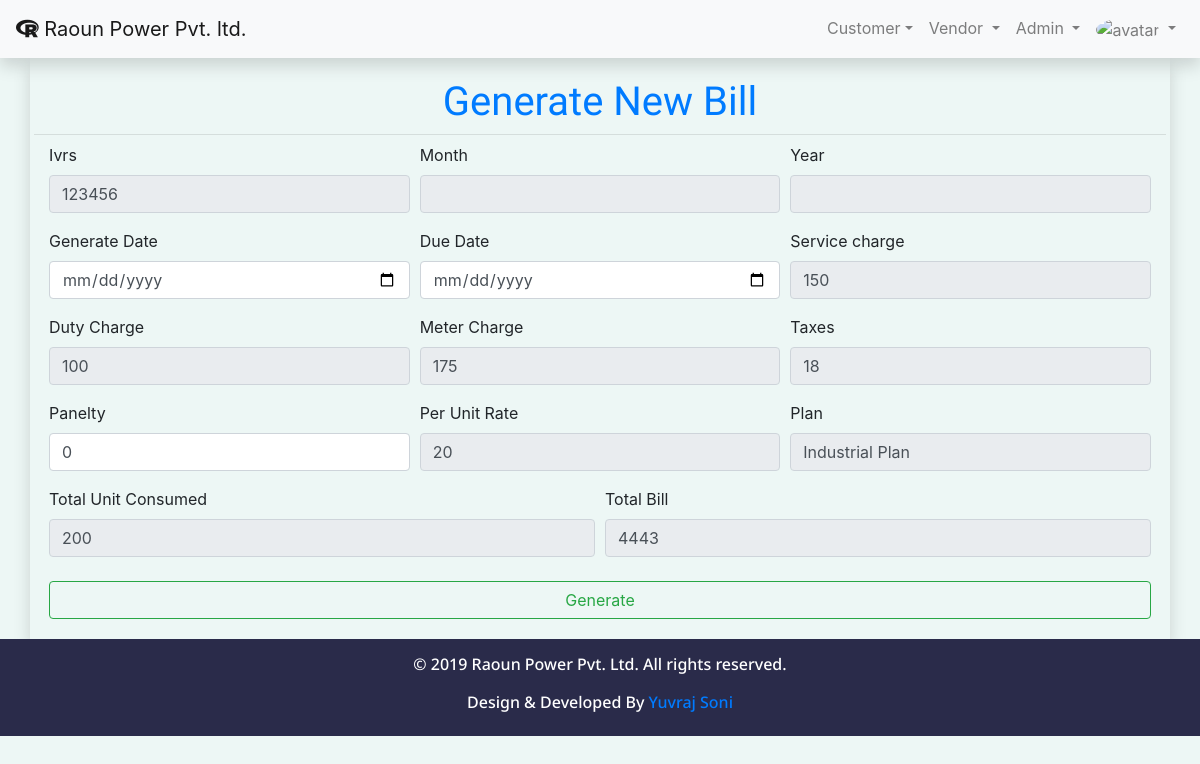
Screenshot of /admin/createbill.php?ivrs=123456 (signed in) with the database file from the repository.
### tables this page shows
CREATE TABLE `chargesinfo` (
  `id` int(20) NOT NULL,
  `setdate` date DEFAULT NULL,
  `unitcharge` varchar(20) DEFAULT NULL,
  `dutycharge` varchar(20) DEFAULT NULL,
  `servicecharge` varchar(20) DEFAULT NULL,
  `panelty` varchar(20) DEFAULT NULL,
  `tax` varchar(20) DEFAULT NULL,
  `depositamount` varchar(20) NOT NULL,
  `mitercharge` varchar(20) DEFAULT NULL,
  `plan` varchar(20) DEFAULT NULL,
  `reason` varchar(20) DEFAULT NULL
);

CREATE TABLE `customerinfo` (
  `ivrs` varchar(20) NOT NULL,
  `meterno` varchar(20) NOT NULL,
  `firstname` varchar(20) NOT NULL,
  `lastname` varchar(20) NOT NULL,
  `address` varchar(40) NOT NULL,
  `postal` varchar(20) NOT NULL,
  `mobile` varchar(13) NOT NULL,
  `email` varchar(20) NOT NULL,
  `password` varchar(20) NOT NULL,
  `plan` varchar(20) NOT NULL,
  `status` varchar(10) NOT NULL
);

CREATE TABLE `readinginfo` (
  `ivrs` varchar(20) NOT NULL,
  `meterno` varchar(20) NOT NULL,
  `readdate` date NOT NULL,
  `month` varchar(10) NOT NULL,
  `year` varchar(10) NOT NULL,
  `unitconsumed` varchar(20) NOT NULL,
  `vendorid` varchar(20) NOT NULL,
  `msg` varchar(300) NOT NULL,
  `photo` varchar(200) NOT NULL
);

### admin/function.php (called while the page is built, shortened)
<?php
function connectinfo()
{
	$con = mysqli_connect("localhost", "root", "", "raoun power pvt. ltd");
    return $con;
}
function readrecord($qry)
{
	$rs = mysqli_query(connectinfo(), $qry);
	return $rs;
}
?>

### admin/createbill.php (the view, shortened to what this page needs)
<?php
include("function.php");
$ivrs=$_GET['ivrs'];
$qry = "SELECT * FROM customerinfo where ivrs = '$ivrs'";
$rs = readrecord($qry);
$row = mysqli_fetch_array($rs);
$plan = $row["plan"];
$qry = "SELECT * FROM chargesinfo where plan = '$plan'";
$rs = readrecord($qry);
$row = mysqli_fetch_array($rs);
$srvchrg = $row["servicecharge"];
$pnltys = $row["panelty"];
$tax = $row["tax"];
$ducharg = $row["dutycharge"];
$unitrate = $row["unitcharge"];
$mtrchrg = $row["mitercharge"];
$qry = "SELECT * FROM chargesinfo where plan = '$plan'";
$rs = readrecord($qry);
$row = mysqli_fetch_array($rs);
$schrg = $row["servicecharge"];
$dchrg = $row["dutycharge"];
$mchrg = $row["mitercharge"];
$tx = $row["tax"];
$pnlty = $row["panelty"];
$totalamt = $schrg + $dchrg + $mchrg + $tx + $pnlty;
$ivrs=$_GET['ivrs'];
$qry = "SELECT * FROM readinginfo WHERE ivrs = '$ivrs'";
$rs = readrecord($qry);
$row = mysqli_fetch_array($rs);
$unitconsumed = $row["unitconsumed"];
$unit = $unitconsumed * $unitrate;
$tot = $unit + $totalamt;
?>
<!doctype html>
<html lang="en-us">
<head>
    <?php include("links.php"); ?>
</head>
<body style="background-color:#EDF7F5";>
	<?php include("navbar.php") ?>
<div class="container shadow p-1">
    <h1 style="font-family: 'Work Sans', sans-serif;" class="display-6 text-primary text-center mt-3">Generate New Bill</h1>
        <hr class="my-2">
        <div class="col-xl-12 col-lg-12 col-md-12 col-sm-12 mt-2">
        <form class="mb-3" id="frm" name="frm" method="post">
			<div class="form-row">
				<div class="form-group col-md-4">
                    <label for="ivrs">Ivrs</label>
                    <input type="text" class="form-control" id="ivrs" name="ivrs" value="<?php echo $_GET["ivrs"]; ?>" readonly >
                </div>
                <div class="form-group col-md-4">
                    <label for="mnth" name="mnth">Month</label>
                    <input type="text" class="form-control" id="month" name="month" value="<?php echo $_GET["month"]; ?>" readonly >
                </div>
                <div class="form-group col-md-4">
                    <label for="year" name="year">Year</label>
                    <input type="text" class="form-control" id="year" name="year" value="<?php echo $_GET["year"]; ?>" readonly >
                </div>
            </div>
            <div class="form-row">
                <div class="form-group col-md-4">
                    <label for="gdate">Generate Date</label>
                    <input type="date" class="form-control" id="gdate" name="gdate" required autocomplete="off">
                </div>
                <div class="form-group col-md-4">
					<label for="ddate">Due Date</label>
					<input type="date" id="ddate" name="ddate" class="form-control" required autocomplete="off" />
                </div>
                <div class="form-group col-md-4">
					<label for="schrg">Service charge</label>
					<input type="text" id="schrg" name="schrg" class="form-control" value="<?php echo $srvchrg; ?>" readonly />
				</div>
            </div>
			<div class="form-row">
                <div class="form-group col-md-4">
					<label for="dchrg">Duty Charge</label>
					<input type="text" id="dchrg" name="dchrg" class="form-control" value="<?php echo $ducharg; ?>" readonly />
                </div>
                <div class="form-group col-md-4">
					<label for="mchrg">Meter Charge</label>
					<input type="text" id="mchrg" name="mchrg" class="form-control" value="<?php echo $mtrchrg; ?>" readonly />
                </div>
                <div class="form-group col-md-4">
					<label for="tx">Taxes</label>
					<input type="text" id="tx" name="tx" class="form-control" value="<?php echo $tax; ?>" readonly />
                </div>
            </div>
            <div class="form-row">
            <div class="form-group col-md-4">
					<label for="pnlty">Panelty</label>
					<input type="text" id="pnlty" name="pnlty" class="form-control" value="<?php echo $pnltys; ?>" required autocomplete="off" />
                </div>
                <div class="form-group col-md-4">
					<label for="unitrate">Per Unit Rate</label>
					<input type="text" id="unitrate" name="unitrate" class="form-control" value="<?php echo $unitrate; ?>" readonly />
                </div>
                <div class="form-group col-md-4">
					<label for="plan">Plan</label>
					<input type="text" id="plan" name="plan" class="form-control" value="<?php echo $plan; ?>" readonly />
                </div>
            </div>
            <div class="form-row">
                <div class="form-group col-md-6">
					<label for="totalunit">Total Unit Consumed</label>
					<input type="text" id="totalunit" name="totalunit" class="form-control" value="<?php echo $unitconsumed; ?>" readonly />
                </div>
				<div class="form-group col-md-6">
					<label for="totalbill">Total Bill</label>
					<input type="text" id="totalbill" name="totalbill" class="form-control" value="<?php echo $tot; ?>" readonly />
                </div>
            </div>
            <input type="submit" class="btn btn-outline-success btn-md my-2 btn-block" id="sub" name="sub" value="Generate" />
        </form>
    </div>
</div>
	<?php include("footer.php") ?>
</body>
</html>

### rows the page displays
chargesinfo: schrg "150", dchrg "100", mchrg "175", tx "18", pnlty "0", unitrate "20"
customerinfo: plan "Industrial Plan"
readinginfo: totalunit "200", totalbill "4443"
